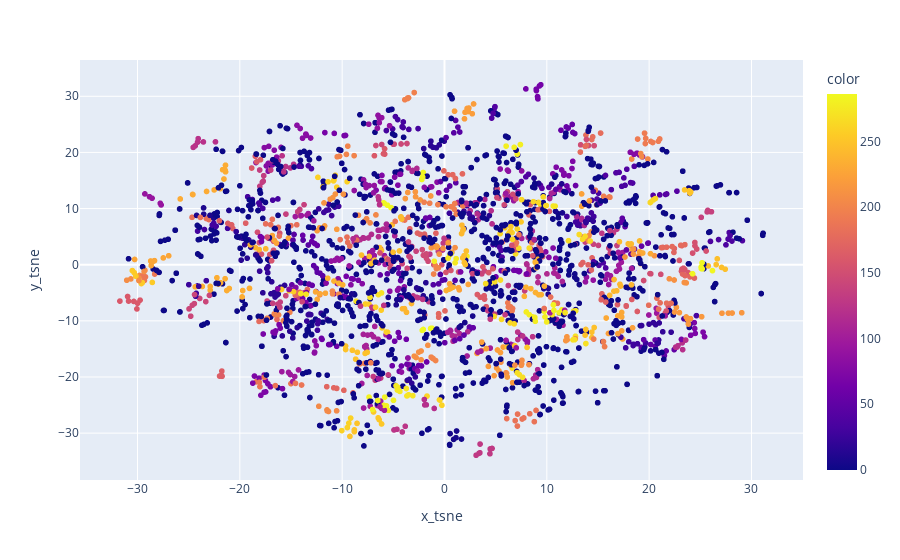

The code cell stored with this chart in its notebook:
### Code cell
plt_data["label"] = labels
fig = px.scatter(
    plt_data,
    x="x_tsne",
    y="y_tsne",
    hover_name="title",
)
fig.show()

### Figure 1 — Plotly figure (JSON) as saved in the notebook; plotly's stock layout.template omitted (floating-point values rounded to 4 significant figures; data arrays with more than 128 entries replaced by an {"elided": "..."} marker saying what was removed)
{"data": [{"hovertemplate": "<b>%{hovertext}</b><br><br>x_tsne=%{x}<br>y_tsne=%{y}<br>color=%{marker.color}<extra></extra>", "hovertext": {"elided": "2669 str values"}, "legendgroup": "", "marker": {"color": {"elided": "2669 int values"}, "coloraxis": "coloraxis", "symbol": "circle"}, "mode": "markers", "name": "", "showlegend": false, "type": "scattergl", "x": {"elided": "2669 float values"}, "xaxis": "x", "y": {"elided": "2669 float values"}, "yaxis": "y"}], "layout": {"coloraxis": {"colorbar": {"title": {"text": "color"}}, "colorscale": [[0, "#0d0887"], [0.1111, "#46039f"], [0.2222, "#7201a8"], [0.3333, "#9c179e"], [0.4444, "#bd3786"], [0.5556, "#d8576b"], [0.6667, "#ed7953"], [0.7778, "#fb9f3a"], [0.8889, "#fdca26"], [1, "#f0f921"]]}, "legend": {"tracegroupgap": 0}, "margin": {"t": 60}, "xaxis": {"anchor": "y", "domain": [0, 1], "title": {"text": "x_tsne"}}, "yaxis": {"anchor": "x", "domain": [0, 1], "title": {"text": "y_tsne"}}}}
